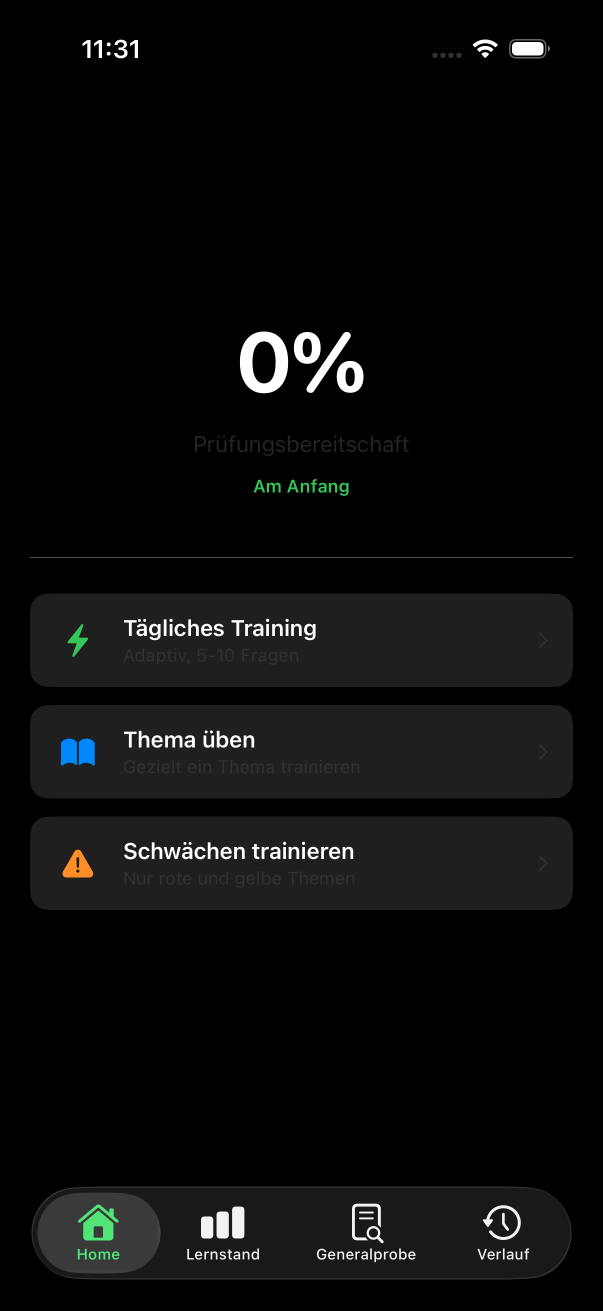
#> input picture _commands/034_flow_test.png, 1206 x 2622 px (shown at 1/2 size)
$ python -i visual_diff.py   (imports and definitions only)
#> lines starting #> are read from the running program, lines starting #| are printed output that depends on the picture
"""Visual Diff -- validates generated image assets against style guide.

Checks: color palette, brightness, resolution, transparency.
Uses Pillow for image analysis.
"""

import json
import logging
import math
from pathlib import Path

from .config import QA_CONFIG

logger = logging.getLogger(__name__)

try:
    from PIL import Image
    _HAS_PILLOW = True
except ImportError:
    _HAS_PILLOW = False


class VisualDiff:
    """Checks images for color palette, brightness, resolution, transparency."""

    def check_asset(self, image_path: str, asset_spec: dict = None,
                    style_context: dict = None) -> dict:
        """Run all visual checks on one image."""
#> called with image_path = '../../_commands/034_flow_test.png'
        result = {
            "asset_id": (asset_spec or {}).get("id", Path(image_path).stem),
            "file": str(image_path),
            "checks": {},
            "overall": "pass",
            "warnings": [],
            "errors": [],
        }

        if not _HAS_PILLOW:
            result["overall"] = "warn"
            result["warnings"].append("Pillow not installed -- skipping image checks")
            return result

        path = Path(image_path)
        if not path.exists():
            result["overall"] = "fail"
            result["errors"].append(f"File not found: {image_path}")
            return result

        try:
            image = Image.open(path)
#> image is the input picture: PIL image 1206x2622 RGBA; mean R, G, B, A 11.2, 11.6, 11.4, 255
        except Exception as e:
            result["overall"] = "fail"
            result["errors"].append(f"Cannot open image: {e}")
            return result

        spec = asset_spec or {}
        ctx = style_context or {}
        asset_type = spec.get("type", self._guess_type(path.name))
        theme = ctx.get("theme", "dark")
        palette_hex = ctx.get("palette", [])

        # Run checks
        result["checks"]["color_palette"] = self._check_color_palette(
            image, palette_hex, QA_CONFIG["color_tolerance_rgb_distance"])
        result["checks"]["brightness"] = self._check_brightness(
            image, theme, asset_type)
        result["checks"]["resolution"] = self._check_resolution(
            image, asset_type, spec.get("expected_resolution"))
        result["checks"]["transparency"] = self._check_transparency(
            image, asset_type)

        # Aggregate
        for name, check in result["checks"].items():
            if check.get("pass") is False:
                if check.get("severity", "error") == "warning":
                    result["warnings"].append(f"{name}: {check.get('details', '')}")
                else:
                    result["errors"].append(f"{name}: {check.get('details', '')}")
            elif check.get("pass") == "warn":
                result["warnings"].append(f"{name}: {check.get('details', '')}")

        if result["errors"]:
            result["overall"] = "fail"
        elif result["warnings"]:
            result["overall"] = "warn"

        return result

    def _check_color_palette(self, image, palette_hex: list,
                             tolerance: float) -> dict:
        """Extract dominant colors, compare to palette."""
        dominant = self._get_dominant_colors(image, n=5)
#> in _get_dominant_colors, `img = img.resize((100, 100), Image.LANCZOS)`:
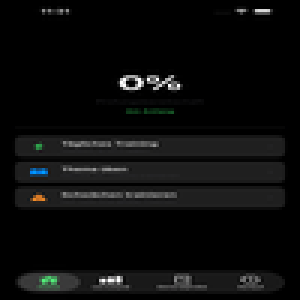
#> img: PIL image 100x100 RGB (shown 3 times larger); mean R, G, B 11.4, 11.7, 11.6
#> in _get_dominant_colors, `quantized = img.quantize(colors=n, method=Image.Quantize.MEDIANCUT)`:
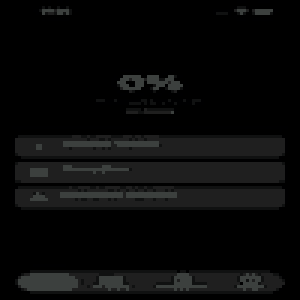
#> quantized: PIL image 100x100 P (shown 3 times larger); mean R, G, B 9.6, 9.9, 9.8
#> in _get_dominant_colors, `palette = quantized.getpalette()`: palette = [60, 64, 62, 31, 31, 31, 16, 17, 17, 0, 0, 1, 0, 0, 0]
#> the loop in _get_dominant_colors, `for i in range(min(n, len(palette) // 3)):` made 5 passes
#> (r, g, b) on passes 1 to 5: (60, 64, 62), (31, 31, 31), (16, 17, 17), (0, 0, 1), (0, 0, 0)
#> after the loop in _get_dominant_colors, `for i in range(min(n, len(palette) // 3)):`: colors = [(60, 64, 62), (31, 31, 31), (16, 17, 17), (0, 0, 1), (0, 0, 0)]
#> dominant has the same summary as colors in _get_dominant_colors
        check = {
            "pass": True,
            "dominant_colors": [f"#{r:02x}{g:02x}{b:02x}" for r, g, b in dominant],
            "details": "",
        }
#> check = {'pass': True, 'dominant_colors': ['#3c403e', '#1f1f1f', '#101111', '#000001', '#000000'], 'details': ''}

        if not palette_hex:
            check["details"] = "No palette specified -- skipped"
            return check

        palette_rgb = [self._hex_to_rgb(h) for h in palette_hex]
        warn_dist = QA_CONFIG["color_warn_distance"]

        unmatched = []
        for dc in dominant:
            min_dist = min(self._color_distance(dc, pc) for pc in palette_rgb)
            if min_dist > tolerance:
                unmatched.append((dc, min_dist))

        if unmatched:
            worst = max(unmatched, key=lambda x: x[1])
            if worst[1] > warn_dist:
                check["pass"] = False
                check["severity"] = "error"
                check["details"] = (
                    f"{len(unmatched)} dominant colors outside palette "
                    f"(worst distance: {worst[1]:.0f})")
            else:
                check["pass"] = "warn"
                check["details"] = (
                    f"{len(unmatched)} colors near palette boundary "
                    f"(worst: {worst[1]:.0f})")

        return check

    def _check_brightness(self, image, theme: str, asset_type: str) -> dict:
        """Average brightness check. For sprites: only non-transparent pixels."""
#> called with theme = 'dark', asset_type = 'sprite'
        img = image.convert("RGBA")
        pixels = list(img.getdata())
#> pixels = 3162132 items

        if asset_type in ("sprite", "icon"):
            # Only count non-transparent pixels
            pixels = [p for p in pixels if p[3] > 10]

        if not pixels:
            return {"pass": True, "average": 0, "threshold": 0,
                    "details": "No visible pixels"}

        avg = sum((0.299 * p[0] + 0.587 * p[1] + 0.114 * p[2])
                  for p in pixels) / len(pixels)
#> avg = 11.47

        if theme == "dark":
            threshold = QA_CONFIG["brightness_threshold_dark"]
            passed = avg <= threshold
#> passed = True
        else:
            threshold = QA_CONFIG["brightness_threshold_light"]
            passed = avg >= threshold

        return {
            "pass": passed,
            "average": round(avg, 1),
            "threshold": threshold,
            "details": (f"avg={avg:.0f} {'<=' if theme == 'dark' else '>='} "
                        f"{threshold} ({theme} theme)")
                       if passed else
                       (f"avg brightness {avg:.0f} violates {theme} theme "
                        f"threshold {threshold}"),
        }

    def _check_resolution(self, image, asset_type: str,
                          expected: dict = None) -> dict:
        """Check dimensions against minimums per type."""
#> called with asset_type = 'sprite'
        w, h = image.size
#> w = 1206; h = 2622
        if expected:
            min_w = expected.get("width", 0)
            min_h = expected.get("height", 0)
        elif asset_type == "icon":
            min_w = min_h = QA_CONFIG["min_icon_resolution"]
        else:
            min_w = min_h = QA_CONFIG["min_sprite_resolution"]

        passed = w >= min_w and h >= min_h
#> passed = True
        return {
            "pass": passed,
            "actual_size": {"width": w, "height": h},
            "expected_min": {"width": min_w, "height": min_h},
            "details": (f"{w}x{h} OK (min {min_w}x{min_h})" if passed else
                        f"{w}x{h} too small (need {min_w}x{min_h})"),
        }

    def _check_transparency(self, image, asset_type: str) -> dict:
        """Sprites/icons need alpha. Backgrounds should not be transparent."""
#> called with asset_type = 'sprite'
        has_alpha = image.mode in ("RGBA", "LA", "PA")
#> has_alpha = True

        needs_alpha = asset_type in ("sprite", "icon")
        no_alpha = asset_type in ("background",)

        if needs_alpha and not has_alpha:
            return {"pass": False, "has_alpha": False, "expected": True,
                    "details": f"{asset_type} should have alpha channel"}
        if no_alpha and has_alpha:
            # Check if alpha is actually used
            if image.mode == "RGBA":
                alpha_vals = [p[3] for p in image.getdata()]
                fully_opaque = all(a == 255 for a in alpha_vals)
                if not fully_opaque:
                    return {"pass": "warn", "has_alpha": True, "expected": False,
                            "severity": "warning",
                            "details": "Background has transparency (unexpected)"}

        return {"pass": True, "has_alpha": has_alpha,
                "expected": needs_alpha,
                "details": "OK"}

    # [26 lines left out: functions check_batch, _load_manifest, not called in this run]

    def _get_dominant_colors(self, image, n: int = 5) -> list:
        """Get N dominant colors via Pillow quantize."""
        img = image.convert("RGB")
        # Reduce to small size for speed
        img = img.resize((100, 100), Image.LANCZOS)
        quantized = img.quantize(colors=n, method=Image.Quantize.MEDIANCUT)
        palette = quantized.getpalette()
        if not palette:
            return [(0, 0, 0)]

        colors = []
        for i in range(min(n, len(palette) // 3)):
            r, g, b = palette[i * 3:(i + 1) * 3]
            colors.append((r, g, b))
        return colors or [(0, 0, 0)]

    # [10 lines left out: functions _color_distance, _hex_to_rgb, not called in this run]

    @staticmethod
    def _guess_type(filename: str) -> str:
        """Guess asset type from filename."""
        name = filename.lower()
        if "icon" in name:
            return "icon"
        if "bg" in name or "background" in name:
            return "background"
        return "sprite"

    # [11 lines left out: function summary, not called in this run]

>>> result = VisualDiff().check_asset('../../_commands/034_flow_test.png')
#> the loop in check_asset, `for name, check in result["checks"].items():` made 4 passes
#> name on passes 1 to 4: 'color_palette', 'brightness', 'resolution', 'transparency'
#> result = 6 items
